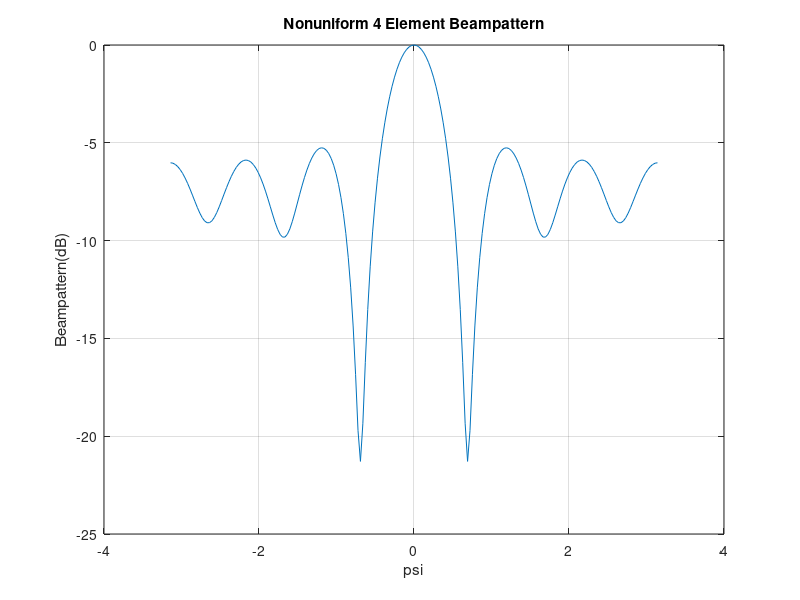
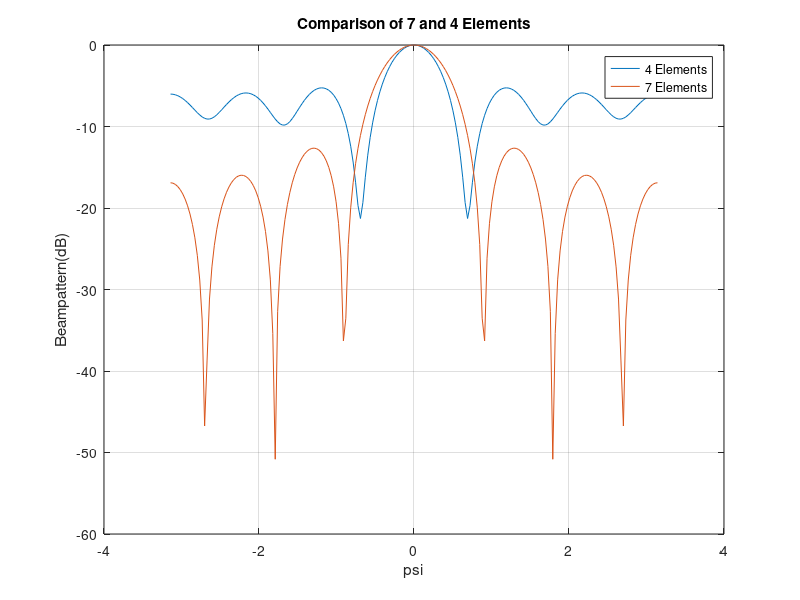

These charts were generated, in order, by the following MATLAB code:
%% Problem 3: Van Trees 2.4.6
% assume free space and sound speed is constant value c: Consider the non uniform 4 element linear array
% whose sensor separations are d, 3d, 2d, where d=lambda/2. The sensor outputs are weighted uniformly 
% (ie w_=rectwin(length(p_))/length(p_); p is [d 3d 2d])

%% Compute the beampattern and BWnn
clear all;
close all;
clc

% with seven elements
N=7;                        % Number of elements
D=[-(N-1)/2:1:(N-1)/2].';   % Distance, column vector
w = [ones(N,1)]/N;          % weight of 1/N (1/7), unifrom

psi = [-1:0.01:1]*pi;       % vector of psis from -pi to pi
v = exp(j*D*psi);           % vector of vs e^j*D*psi

B = w'*v;                   % weights times vector v

D4 = [-3 -2 1 3]';          % messing with distances, not equal in length
w4 = ones(4,1)/4;           % even weighting over four elements
v4 = exp(j*D4*psi);         % equation for array manifold vector

B4 = w4'*v4;

figure(1)
h1 =plot(psi, 10*log10(abs(B4).^2),'-');
grid on
ylabel('Beampattern(dB)')
title('Nonuniform 4 Element Beampattern')
xlabel('psi')

%% Compare the results in (a) with a uniform 7 element array where d=/2. Discuss the behavior of the 
% main lobe and sidelobes

%% Compare

figure(2)
h1 =plot(psi, 10*log10(abs(B4).^2),'-');
hold on
h2=plot(psi, 10*log10(abs(B).^2),'-');

%axis([-1 1 -40 0])
grid on
ylabel('Beampattern(dB)')
title('Comparison of 7 and 4 Elements')
legend([h1 h2],'4 Elements','7 Elements')
xlabel('psi')

%% Finding Beamwidth nullnull
u = [0.2:0.0001:0.3];   % u=cos(theta)
vv = exp(j*D4*pi*u);
B = w4'*vv;
[y,I]=min(abs(B));
umin = u(I)
BWmm_u = 2*umin
psimin = pi*umin
BWmm_psi = 2*psimin
Bmin = y





